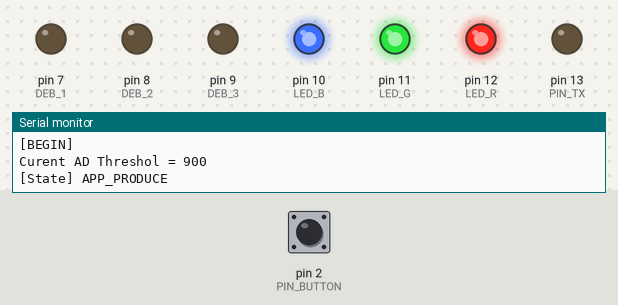
Simulated run of this sketch. Board: Arduino Uno, built with avr-gcc and run on an emulated ATmega328P. Shown: output pins drawn as LEDs (lit = HIGH), the last lines printed to the serial monitor. Inputs (shaded band) come from the test bench; at power-on: pin 2 (PIN_BUTTON) LOW.

Above: at 1.8 s.
1.9 s: pin 2 (PIN_BUTTON) pulled HIGH for 0.15 s
At 4.3 s:
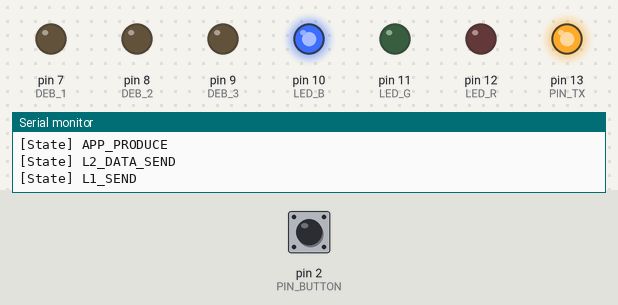
At 5.8 s:
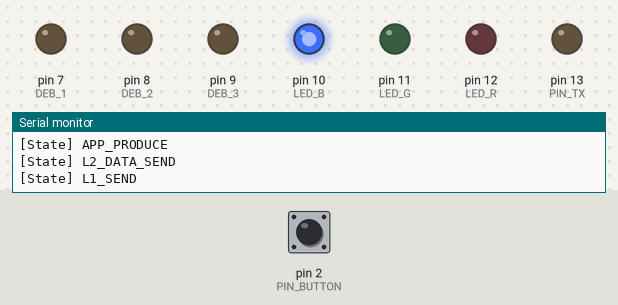
Timing chart, 0 to 16.9 s (numbered marks = the images above; inputs shaded):
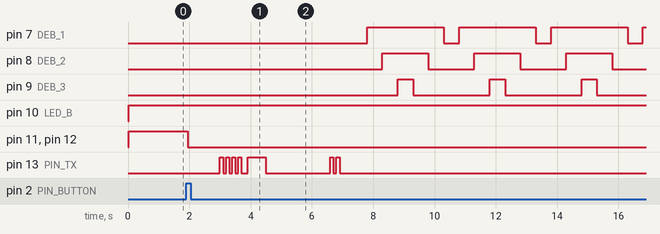

Measured:
- after the input at 1.9 s, pin 7 (DEB_1): alternates HIGH for 2.5 s and LOW for 0.50 s, starting after 5.9 s; pin 8 (DEB_2): alternates HIGH for 1.5 s and LOW for 1.5 s, starting after 6.4 s

The sketch:

Skeleton_simTask3.ino
```cpp
////////////////////////////
//
// V20 Skeleton.ino for UnoArduSim
//
// Uses Simlib library
//
// 2020-12-23 Jens Andersson
//
////////////////////////////

#include <simlib.h>

//
// Runtime
//

//////////////////////////////////////////////////////////
//
// Add your global constant and variabel declaretions here
//

int state = NONE;
Shield sh; // note! no () since constructor takes no arguments
Transmit tx;
Receive rx;

int ledChoice;
void L1_send(unsigned long frame,int framelenght);

//////////////////////////////////////////////////////////

//
// Code
//
void setup() {
	sh.begin();

	//////////////////////////////////////////////////////////
	//
	// Add init code here
	//

	state = APP_PRODUCE;

	// Set your development node's address here

	//////////////////////////////////////////////////////////
}

void loop() {

	//////////////////////////////////////////////////////////
	//
	// State machine
	// Add code for the different states here
	//

	switch(state){

		case L1_SEND:
			Serial.println("[State] L1_SEND");
			// +++ add code here
			L1_send(tx.frame,LEN_FRAME);
			state = HALT;
			// ---
			break;

		case L1_RECEIVE:
			Serial.println("[State] L1_RECEIVE");
			// +++ add code here

			// ---
			break;

		case L2_DATA_SEND:
			Serial.println("[State] L2_DATA_SEND");
			// +++ add code here
			tx.frame_from = 0;
			tx.frame_to = 0;
			tx.frame_type = 0;
			tx.frame_seqnum = 0;
			tx.frame_payload = ledChoice;
			tx.frame_crc = 0;
			tx.frame_generation();
			state = L1_SEND;
			// ---
			break;

		case L2_RETRANSMIT:
			Serial.println("[State] L2_RETRANSMIT");
			// +++ add code here

			// ---
			break;

		case L2_FRAME_REC:
			Serial.println("[State] L2_FRAME_REC");
			// +++ add code here

			// ---
			break;

		case L2_ACK_SEND:
			Serial.println("[State] L2_ACK_SEND");
			// +++ add code here

			// ---
			break;

		case L2_ACK_REC:
			Serial.println("[State] L2_ACK_REC");
			// +++ add code here

			// ---
			break;

		case APP_PRODUCE:
			Serial.println("[State] APP_PRODUCE");
			// +++ add code here
			ledChoice = sh.select_led();
			//Serial.println(ledChoice);
			state = L2_DATA_SEND;
			// ---
			break;

		case APP_ACT:
			Serial.println("[State] APP_ACT");
			// +++ add code here

			// ---
			break;

		case HALT:
			Serial.println("[State] HALT");
			sh.halt();
			break;

		default:
			Serial.println("UNDEFINED STATE");
			break;
	}

	//////////////////////////////////////////////////////////

}

//////////////////////////////////////////////////////////
//
// Add your functions here
//
void L1_send(unsigned long frame, int framelenght){

	for(int i = 0;i<LEN_PREAMBLE;i++){
		digitalWrite(PIN_TX, (PREAMBLE_SEQ >> (LEN_PREAMBLE - (i+1))) & 0b01);
		delay(T_S);
	}

	for(int i = 0;i<LEN_SFD;i++){
		digitalWrite(PIN_TX, (SFD_SEQ >> (LEN_SFD - (i+1))) & 0b01);
		delay(T_S);
	}

	for(int i = 0;i<framelenght;i++){
		digitalWrite(PIN_TX, (frame >> (framelenght - (i+1))) & 0b01);
		delay(T_S);
	}

	digitalWrite(PIN_TX, LOW);
}
```

Skeleton_sim_Continued.ino
```cpp
////////////////////////////////
//
// datacommlib.cpp
// date 2020-12-23
// version 4.0.0 for UnoArduSim
//
////////////////////////////////

//#include <datacommlib.h>
#include <simlib.h>

////////////////////////////////
//
// Shield
//
///////////////////////////////

Shield::Shield() {
	// constructor, do nothing
}

void Shield::begin() {
	int i;
	Serial.begin(9600);
	Serial.println("DataCommlib version 4.0.0");
	Serial.println("[BEGIN]");
	adThreshold = AD_TH;
	Serial.print("Curent AD Threshol = ");
	Serial.println(adThreshold);

	// Set Pins
	pinMode(LED_B, OUTPUT);
	pinMode(LED_R, OUTPUT);
	pinMode(LED_G, OUTPUT);
	pinMode(DEB_1, OUTPUT);
	pinMode(DEB_2, OUTPUT);
	pinMode(DEB_3, OUTPUT);
	pinMode(PIN_TX, OUTPUT);
	pinMode(PIN_BUTTON, INPUT);

	// Address pins
	for (i=0; i<LEN_FRAME_ADDR; i++) {
		pinMode(PIN_ADDR[i], INPUT);
	}

	// Turn off LEDs
	allLedsOff();
	allDebsOff();
	digitalWrite(PIN_TX,LOW);
}

// Select LED
int Shield::select_led() {
	int currentLed;
	// turn all LEDs on
	allLedsOn();
	delay(1000);
	//Wait until button is pushed
	while (!readButtonState()) {
	}
	//the turn off all LEDs
	allLedsOff();
	currentLed = LED_B;
	do {
		digitalWrite(currentLed, HIGH);
		delay(1000);
		if (!readButtonState()) {
			return currentLed;
		}
		digitalWrite(currentLed, LOW);
		currentLed++;
		if (currentLed > LED_R) {
			currentLed = LED_B;
		}
	} while (true);
	return 0; //dummy return
}

// Retreive address from DIP switch

int Shield::get_address(){
	int i, address_dec;
	byte address_bin[LEN_FRAME_ADDR];
	address_dec = 0;
	for (i=1; i<LEN_FRAME_ADDR; i++) {
		//address_bin[i] = digitalRead(PIN_ADDR[i]);
		address_dec <<= 1;
		address_dec |= digitalRead(PIN_ADDR[i]);
	}
	//address_dec = Shield::binarray_to_int(address_bin, 0, LEN_FRAME_ADDR);

	//Serial.print("[Shield] Address is: ");
	//Serial.println(address_dec);

	return address_dec;
}

// All application LEDs on
void Shield::allLedsOn() {
	//Serial.println("[Shield] All LEDs on");
	digitalWrite(LED_B,HIGH);
	digitalWrite(LED_G,HIGH);
	digitalWrite(LED_R,HIGH);
}

// All application LEDs off
void Shield::allLedsOff() {
	//Serial.println("[Shield] All LEDs off");
	digitalWrite(LED_B,LOW);
	digitalWrite(LED_G,LOW);
	digitalWrite(LED_R,LOW);
}

// All debug LEDs off
void Shield::allDebsOff() {
	digitalWrite(DEB_1,LOW);
	digitalWrite(DEB_2,LOW);
	digitalWrite(DEB_3,LOW);
}

// All debug LEDs on
void Shield::allDebsOn() {
	digitalWrite(DEB_1,HIGH);
	digitalWrite(DEB_2,HIGH);
	digitalWrite(DEB_3,HIGH);
}

void Shield::debsShowNum(int value) {
	(value & 0x4) ? digitalWrite(DEB_3,HIGH) : digitalWrite(DEB_3,LOW);
	(value & 0x2) ? digitalWrite(DEB_2,HIGH) : digitalWrite(DEB_2,LOW);
	(value & 0x1) ? digitalWrite(DEB_1,HIGH) : digitalWrite(DEB_1,LOW);
}

// Get current button state
int Shield::readButtonState() {
	const int debounceTime = 50;
	unsigned long lastButtonChangeTime = millis();
	int lastButtonState = LOW;
	int currButtonState;
	do {
		currButtonState = digitalRead(PIN_BUTTON);
		//digitalWrite(tstLedPin,currState); // debug
		if (currButtonState != lastButtonState) {
			// push-button has changed state
			lastButtonState = currButtonState;
			lastButtonChangeTime = millis();
		}
	} while (millis() - lastButtonChangeTime < debounceTime);
	return lastButtonState;
}

// My Address
void Shield::setMyAddress(int value) {
	my_address = value;
}
int Shield::getMyAddress() {
	return my_address;
}

// A/D Converter
int Shield::adConv(int value){
	return value > adThreshold ? 0 : 1; // bug fix (Jens)
}
void Shield::setAdThreshold(int value){
	adThreshold = value;
}
int Shield::getAdThreshold(){
	return adThreshold;
}

// Halt
void Shield::halt(int dly) {
	allDebsOff();
	//allLedsOff();
	while (true) {
		// stay here forever
		digitalWrite(DEB_1,HIGH);
		delay(dly);
		digitalWrite(DEB_2,HIGH);
		delay(dly);
		digitalWrite(DEB_3,HIGH);
		delay(dly);
		digitalWrite(DEB_3,LOW);
		delay(dly);
		digitalWrite(DEB_2,LOW);
		delay(dly);
		digitalWrite(DEB_1,LOW);
		delay(dly);
	}
}

////////////////////////////////
//
// Frame
//
///////////////////////////////

Frame::Frame() {
	// constructor, do nothing

}

////////////////////////////////
//
// Transmit
//
///////////////////////////////

Transmit::Transmit() : Frame() {
	// constructor, do nothing
}

// print the frame content
void Frame::print_frame() {
	Serial.print("     frame = ");
	Serial.println(frame, HEX);
}

// Generate data frame
void Transmit::frame_generation(){	// Fails if not all field variables are present.
	//  Serial.println(frame_payload,HEX);
	frame = frame_from;
	//  Serial.println(frame,HEX);
	frame <<= LEN_FRAME_ADDR;
	//  Serial.println(frame,HEX);
	frame |= frame_to;
	//  Serial.println(frame,HEX);
	frame <<= LEN_FRAME_TYPE;
	//  Serial.println(frame,HEX);
	frame |= frame_type;
	//  Serial.println(frame,HEX);
	frame <<= LEN_FRAME_SEQNUM;
	//  Serial.println(frame,HEX);
	frame |= frame_seqnum;
	//  Serial.println(frame,HEX);
	frame <<= LEN_FRAME_PAYLOAD;
	//  Serial.println(frame,HEX);
	frame |= frame_payload;
	//  Serial.println(frame,HEX);
	frame <<= LEN_FRAME_CRC;
	frame |= frame_crc;
	//  Serial.println(frame,HEX);
}

void Transmit::add_crc(int crc) {
	frame &= 0xffffff00;
	frame |= crc & 0xff;
}

////////////////////////////////
//
// Receive
//
///////////////////////////////

Receive::Receive() : Frame() {
	// constructor, do nothing
}

// Decompose frame - Frame format: [from | 4][to | 4][type | 4][seqnum | 4][payload | 8][CRC | 8]
void Receive::frame_decompose(){
	unsigned long frbuff;
	frbuff = frame;
	frame_crc = frbuff & 0x000000ff;
	frbuff >>= LEN_FRAME_CRC;
	frame_payload = frbuff & 0x000000ff;
	frbuff >>= LEN_FRAME_PAYLOAD;
	frame_seqnum = frbuff & 0x0000000f;
	frbuff >>= LEN_FRAME_SEQNUM;
	frame_type = frbuff & 0x0000000f;
	frbuff >>= LEN_FRAME_TYPE;
	frame_to = frbuff & 0x0000000f;
	frbuff >>= LEN_FRAME_ADDR;
	frame_from = frbuff & 0x0000000f;
	Serial.println("[Decomp] Received message:");
	Serial.print("\t From: ");
	Serial.println(frame_from);
	Serial.print("\t To: ");
	Serial.println(frame_to);
	Serial.print("\t Type: ");
	switch(frame_type){
		case FRAME_TYPE_ACK:
			Serial.print(frame_type);
			Serial.println(" = ACK");
			break;
		case FRAME_TYPE_DATA:
			Serial.print(frame_type);
			Serial.println(" = DATA");
			break;
		default:
			Serial.print(frame_type);
			Serial.println("  UNKNOWN");
			break;
	}
	Serial.print("\t Seq no: ");
	Serial.println(frame_seqnum);
	Serial.print("\t Payload: ");
	Serial.println(frame_payload);
	Serial.print("\t CRC: ");
	Serial.println(frame_crc,BIN);
}
```

simlib.cpp
```cpp
////////////////////////////////
//
// datacommlib.cpp
// date 2020-12-23
// version 4.0.0 for UnoArduSim
//
////////////////////////////////

//#include <datacommlib.h>
#include <simlib.h>

////////////////////////////////
//
// Shield
//
///////////////////////////////

Shield::Shield() {
	// constructor, do nothing
}

void Shield::begin() {
	int i;
	Serial.begin(9600);
	Serial.println("DataCommlib version 4.0.0");
	Serial.println("[BEGIN]");
	adThreshold = AD_TH;
	Serial.print("Curent AD Threshol = ");
	Serial.println(adThreshold);

	// Set Pins
	pinMode(LED_B, OUTPUT);
	pinMode(LED_R, OUTPUT);
	pinMode(LED_G, OUTPUT);
	pinMode(DEB_1, OUTPUT);
	pinMode(DEB_2, OUTPUT);
	pinMode(DEB_3, OUTPUT);
	pinMode(PIN_TX, OUTPUT);
	pinMode(PIN_BUTTON, INPUT);

	// Address pins
	for (i=0; i<LEN_FRAME_ADDR; i++) {
		pinMode(PIN_ADDR[i], INPUT);
	}

	// Turn off LEDs
	allLedsOff();
	allDebsOff();
	digitalWrite(PIN_TX,LOW);
}

// Select LED
int Shield::select_led() {
	int currentLed;
	// turn all LEDs on
	allLedsOn();
	delay(1000);
	//Wait until button is pushed
	while (!readButtonState()) {
	}
	//the turn off all LEDs
	allLedsOff();
	currentLed = LED_B;
	do {
		digitalWrite(currentLed, HIGH);
		delay(1000);
		if (!readButtonState()) {
			return currentLed;
		}
		digitalWrite(currentLed, LOW);
		currentLed++;
		if (currentLed > LED_R) {
			currentLed = LED_B;
		}
	} while (true);
	return 0; //dummy return
}

// Retreive address from DIP switch

int Shield::get_address(){
	int i, address_dec;
	byte address_bin[LEN_FRAME_ADDR];
	address_dec = 0;
	for (i=1; i<LEN_FRAME_ADDR; i++) {
		//address_bin[i] = digitalRead(PIN_ADDR[i]);
		address_dec <<= 1;
		address_dec |= digitalRead(PIN_ADDR[i]);
	}
	//address_dec = Shield::binarray_to_int(address_bin, 0, LEN_FRAME_ADDR);

	//Serial.print("[Shield] Address is: ");
	//Serial.println(address_dec);

	return address_dec;
}

// All application LEDs on
void Shield::allLedsOn() {
	//Serial.println("[Shield] All LEDs on");
	digitalWrite(LED_B,HIGH);
	digitalWrite(LED_G,HIGH);
	digitalWrite(LED_R,HIGH);
}

// All application LEDs off
void Shield::allLedsOff() {
	//Serial.println("[Shield] All LEDs off");
	digitalWrite(LED_B,LOW);
	digitalWrite(LED_G,LOW);
	digitalWrite(LED_R,LOW);
}

// All debug LEDs off
void Shield::allDebsOff() {
	digitalWrite(DEB_1,LOW);
	digitalWrite(DEB_2,LOW);
	digitalWrite(DEB_3,LOW);
}

// All debug LEDs on
void Shield::allDebsOn() {
	digitalWrite(DEB_1,HIGH);
	digitalWrite(DEB_2,HIGH);
	digitalWrite(DEB_3,HIGH);
}

void Shield::debsShowNum(int value) {
	(value & 0x4) ? digitalWrite(DEB_3,HIGH) : digitalWrite(DEB_3,LOW);
	(value & 0x2) ? digitalWrite(DEB_2,HIGH) : digitalWrite(DEB_2,LOW);
	(value & 0x1) ? digitalWrite(DEB_1,HIGH) : digitalWrite(DEB_1,LOW);
}

// Get current button state
int Shield::readButtonState() {
	const int debounceTime = 50;
	unsigned long lastButtonChangeTime = millis();
	int lastButtonState = LOW;
	int currButtonState;
	do {
		currButtonState = digitalRead(PIN_BUTTON);
		//digitalWrite(tstLedPin,currState); // debug
		if (currButtonState != lastButtonState) {
			// push-button has changed state
			lastButtonState = currButtonState;
			lastButtonChangeTime = millis();
		}
	} while (millis() - lastButtonChangeTime < debounceTime);
	return lastButtonState;
}

// My Address
void Shield::setMyAddress(int value) {
	my_address = value;
}
int Shield::getMyAddress() {
	return my_address;
}

// A/D Converter
int Shield::adConv(int value){
	return value > adThreshold ? 0 : 1; // bug fix (Jens)
}
void Shield::setAdThreshold(int value){
	adThreshold = value;
}
int Shield::getAdThreshold(){
	return adThreshold;
}

// Halt
void Shield::halt(int dly) {
	allDebsOff();
	//allLedsOff();
	while (true) {
		// stay here forever
		digitalWrite(DEB_1,HIGH);
		delay(dly);
		digitalWrite(DEB_2,HIGH);
		delay(dly);
		digitalWrite(DEB_3,HIGH);
		delay(dly);
		digitalWrite(DEB_3,LOW);
		delay(dly);
		digitalWrite(DEB_2,LOW);
		delay(dly);
		digitalWrite(DEB_1,LOW);
		delay(dly);
	}
}

////////////////////////////////
//
// Frame
//
///////////////////////////////

Frame::Frame() {
	// constructor, do nothing

}

////////////////////////////////
//
// Transmit
//
///////////////////////////////

Transmit::Transmit() : Frame() {
	// constructor, do nothing
}

// print the frame content
void Frame::print_frame() {
	Serial.print("     frame = ");
	Serial.println(frame, HEX);
}

// Generate data frame
void Transmit::frame_generation(){	// Fails if not all field variables are present.
	//  Serial.println(frame_payload,HEX);
	frame = frame_from;
	//  Serial.println(frame,HEX);
	frame <<= LEN_FRAME_ADDR;
	//  Serial.println(frame,HEX);
	frame |= frame_to;
	//  Serial.println(frame,HEX);
	frame <<= LEN_FRAME_TYPE;
	//  Serial.println(frame,HEX);
	frame |= frame_type;
	//  Serial.println(frame,HEX);
	frame <<= LEN_FRAME_SEQNUM;
	//  Serial.println(frame,HEX);
	frame |= frame_seqnum;
	//  Serial.println(frame,HEX);
	frame <<= LEN_FRAME_PAYLOAD;
	//  Serial.println(frame,HEX);
	frame |= frame_payload;
	//  Serial.println(frame,HEX);
	frame <<= LEN_FRAME_CRC;
	frame |= frame_crc;
	//  Serial.println(frame,HEX);
}

void Transmit::add_crc(int crc) {
	frame &= 0xffffff00;
	frame |= crc & 0xff;
}

////////////////////////////////
//
// Receive
//
///////////////////////////////

Receive::Receive() : Frame() {
	// constructor, do nothing
}

// Decompose frame - Frame format: [from | 4][to | 4][type | 4][seqnum | 4][payload | 8][CRC | 8]
void Receive::frame_decompose(){
	unsigned long frbuff;
	frbuff = frame;
	frame_crc = frbuff & 0x000000ff;
	frbuff >>= LEN_FRAME_CRC;
	frame_payload = frbuff & 0x000000ff;
	frbuff >>= LEN_FRAME_PAYLOAD;
	frame_seqnum = frbuff & 0x0000000f;
	frbuff >>= LEN_FRAME_SEQNUM;
	frame_type = frbuff & 0x0000000f;
	frbuff >>= LEN_FRAME_TYPE;
	frame_to = frbuff & 0x0000000f;
	frbuff >>= LEN_FRAME_ADDR;
	frame_from = frbuff & 0x0000000f;
	Serial.println("[Decomp] Received message:");
	Serial.print("\t From: ");
	Serial.println(frame_from);
	Serial.print("\t To: ");
	Serial.println(frame_to);
	Serial.print("\t Type: ");
	switch(frame_type){
		case FRAME_TYPE_ACK:
			Serial.print(frame_type);
			Serial.println(" = ACK");
			break;
		case FRAME_TYPE_DATA:
			Serial.print(frame_type);
			Serial.println(" = DATA");
			break;
		default:
			Serial.print(frame_type);
			Serial.println("  UNKNOWN");
			break;
	}
	Serial.print("\t Seq no: ");
	Serial.println(frame_seqnum);
	Serial.print("\t Payload: ");
	Serial.println(frame_payload);
	Serial.print("\t CRC: ");
	Serial.println(frame_crc,BIN);
}
```

Source omitted: simlib.h (3635 bytes)
